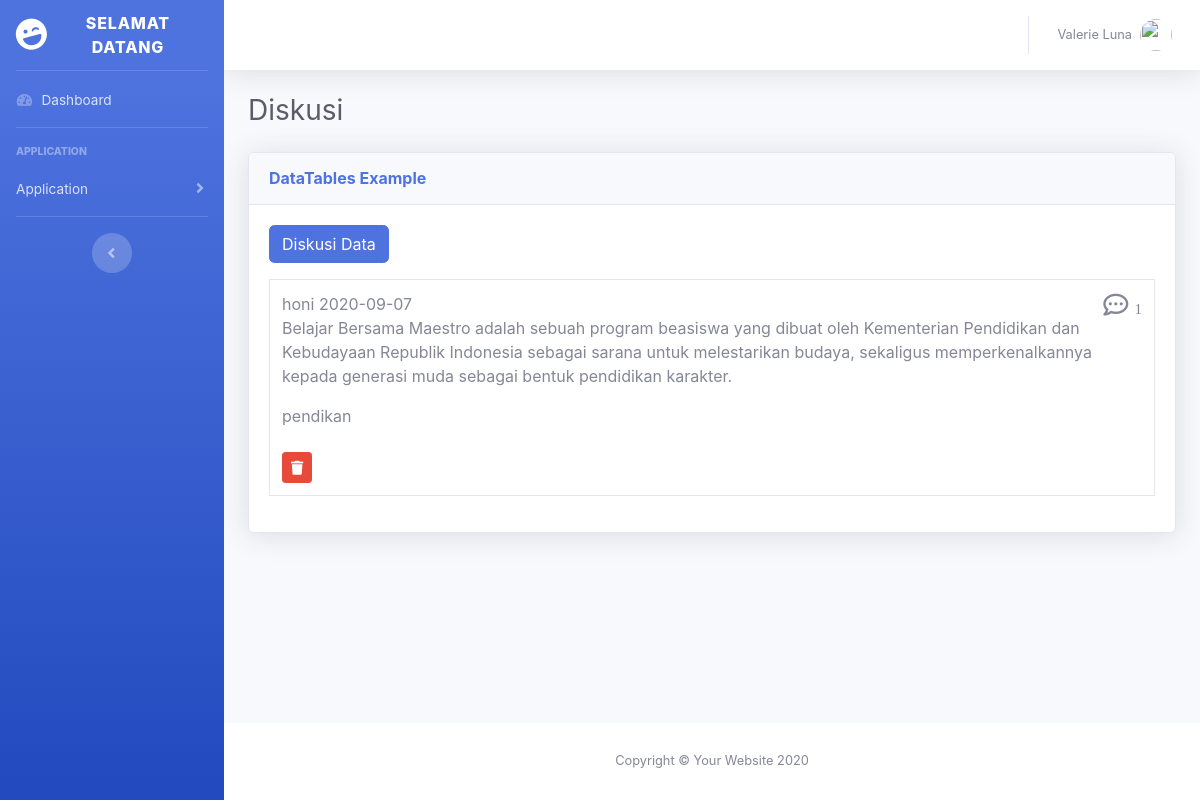
The app's page /index.php/auth/diskusi with its own data.
### tables this page shows
CREATE TABLE `diskusi` (
  `id` int(11) NOT NULL,
  `nama` varchar(255) NOT NULL,
  `judul` varchar(255) NOT NULL,
  `tanggal` date NOT NULL,
  `deskripsi` text NOT NULL,
  `kategori` varchar(255) NOT NULL
);

### application/controllers/Auth.php (called while the page is built, shortened)
<?php
class Auth extends CI_Controller
 {
    public function __construct()
    {
        $this->load->model('document_model');
        $this->load->model('diskusi_model');
        $this->load->model('galery_model');
        $this->load->library('form_validation');
    }
     public function diskusi()
     {
        $data = array(
            'title' => 'data diskusi',
            'diskusi' => $this->diskusi_model->getAllDiskusi()
        );
         $this->load->view('templates/header', $data);
         $this->load->view('templates/sidebar');
         $this->load->view('templates/topbar');
         $this->load->view('auth/diskusi', $data);
         $this->load->view('templates/footer');
     }
 }

### index.php (called while the page is built, shortened)
<?php
require_once BASEPATH.'core/CodeIgniter.php';

### application/models/Diskusi_model.php (called while the page is built, shortened)
<?php defined('BASEPATH') OR exit('No direct script access allowed');
class Diskusi_model extends CI_Model {
    public function getAllDiskusi()
    {
        $query = $this->db->order_by('id', 'DESC')->get('diskusi');
        return $query->result();
    }
}

### application/views/auth/diskusi.php (the view, shortened to what this page needs)
  <div class="container-fluid">
    <h1 class="h3 mb-4 text-gray-800">Diskusi</h1>
    <div class="card shadow mb-4">
      <div class="card-header py-3">
        <h6 class="m-0 font-weight-bold text-primary">DataTables Example</h6>
      </div>
      <div class="card-body">
        <div class="table-responsive">
        <div class="row mb-3">
          <div class="col-md-6">
            <a href="<?= base_url(); ?>diskusi/tambah_dis" class="btn btn-primary">Diskusi
          Data</a>
         </div>
        </div>
        <?php
          foreach ($diskusi as $dis) {
              ?>
          <table class="table table-bordered" id="dataTable" width="100%" cellspacing="0" cellpadding="5" margin-top:5px;>
            <tbody>
          <div>
              <td><?= $dis->nama; ?><i class="far fa-comment-dots" style="float:right; font-size: 25px;" >&nbsp;<small style="font-size:15px;">1</small></i>
              <?= $dis->tanggal; ?>
                 <p><?= $dis->deskripsi; ?></p>
                 <?= $dis->kategori; ?>
                 <br> <br>
                 <?= anchor('diskusi/hapus_dis/'.$dis->id, '<div class="btn btn-danger btn-sm"><i class="fa fa-trash"></i></div> ') ?>
          </div>
          </table>
          <?php } ?>
        </div>
      </div>
    </div>
  </div>
</div>

### records on screen
diskusi: nama "honi", tanggal "2020-09-07", deskripsi "Belajar Bersama Maestro adalah sebuah program beasiswa yang dibuat oleh Kementerian Pendidikan dan Kebudayaan Republik Indonesia sebagai sarana untuk melestarikan budaya, sekaligus memperkenalkannya kepada generasi muda sebagai bentuk pendidikan karakter.", kategori "pendikan"
